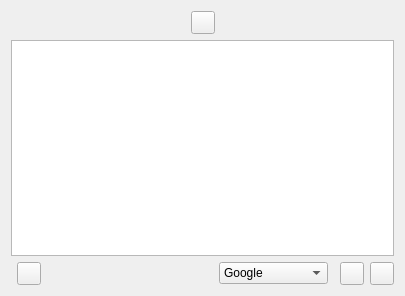
<?xml version="1.0" encoding="UTF-8"?>
<ui version="4.0">
 <class>PopupWindow</class>
 <widget class="QWidget" name="PopupWindow">
  <property name="geometry">
   <rect>
    <x>0</x>
    <y>0</y>
    <width>405</width>
    <height>296</height>
   </rect>
  </property>
  <property name="windowTitle">
   <string notr="true">Crow Translate</string>
  </property>
  <property name="windowIcon">
   <iconset>
    <normaloff>:/icons/app/black.png</normaloff>:/icons/app/black.png</iconset>
  </property>
  <layout class="QVBoxLayout" name="verticalLayout_2">
   <item>
    <layout class="QHBoxLayout" name="topLayout">
     <property name="spacing">
      <number>0</number>
     </property>
     <item>
      <widget class="LanguageButtonsWidget" name="sourceLanguagesWidget" native="true"/>
     </item>
     <item>
      <widget class="QToolButton" name="swapButton">
       <property name="toolTip">
        <string>Swap languages</string>
       </property>
       <property name="icon">
        <iconset theme="object-flip-horizontal">
         <normaloff>.</normaloff>.</iconset>
       </property>
      </widget>
     </item>
     <item>
      <widget class="LanguageButtonsWidget" name="translationLanguagesWidget" native="true">
       <property name="layoutDirection">
        <enum>Qt::RightToLeft</enum>
       </property>
      </widget>
     </item>
    </layout>
   </item>
   <item>
    <widget class="QTextEdit" name="translationEdit">
     <property name="readOnly">
      <bool>true</bool>
     </property>
    </widget>
   </item>
   <item>
    <layout class="QHBoxLayout" name="buttomLayout">
     <item>
      <widget class="SpeakButtons" name="sourceSpeakButtons" native="true"/>
     </item>
     <item>
      <widget class="QToolButton" name="copySourceButton">
       <property name="toolTip">
        <string>Copy source text to the clipboard</string>
       </property>
       <property name="icon">
        <iconset theme="edit-copy">
         <normaloff>.</normaloff>.</iconset>
       </property>
      </widget>
     </item>
     <item>
      <spacer name="buttomSpacer">
       <property name="orientation">
        <enum>Qt::Horizontal</enum>
       </property>
       <property name="sizeHint" stdset="0">
        <size>
         <width>0</width>
         <height>0</height>
        </size>
       </property>
      </spacer>
     </item>
     <item>
      <widget class="QComboBox" name="engineComboBox">
       <item>
        <property name="text">
         <string notr="true">Google</string>
        </property>
        <property name="icon">
         <iconset resource="../data/icons/engines/engines.qrc">
          <normaloff>:/icons/engines/google.svg</normaloff>:/icons/engines/google.svg</iconset>
        </property>
       </item>
       <item>
        <property name="text">
         <string notr="true">Yandex</string>
        </property>
        <property name="icon">
         <iconset resource="../data/icons/engines/engines.qrc">
          <normaloff>:/icons/engines/yandex.svg</normaloff>:/icons/engines/yandex.svg</iconset>
        </property>
       </item>
       <item>
        <property name="text">
         <string notr="true">Bing</string>
        </property>
        <property name="icon">
         <iconset resource="../data/icons/engines/engines.qrc">
          <normaloff>:/icons/engines/bing.svg</normaloff>:/icons/engines/bing.svg</iconset>
        </property>
       </item>
	   <item>
        <property name="text">
         <string notr="true">LibreTranslate</string>
        </property>
        <property name="icon">
         <iconset resource="../data/icons/engines/engines.qrc">
          <normaloff>:/icons/engines/libretranslate.svg</normaloff>:/icons/engines/libretranslate.svg</iconset>
        </property>
       </item>
	   <item>
        <property name="text">
         <string notr="true">Lingva</string>
        </property>
        <property name="icon">
         <iconset resource="../data/icons/engines/engines.qrc">
          <normaloff>:/icons/engines/lingva.svg</normaloff>:/icons/engines/lingva.svg</iconset>
        </property>
       </item>
	   <item>
        <property name="text">
         <string notr="true">Gemini</string>
        </property>
        <property name="icon">
         <iconset resource="../data/icons/engines/engines.qrc">
          <normaloff>:/icons/engines/gemini.svg</normaloff>:/icons/engines/gemini.svg</iconset>
        </property>
       </item>
      </widget>
     </item>
     <item>
      <widget class="SpeakButtons" name="translationSpeakButtons" native="true"/>
     </item>
     <item>
      <widget class="QToolButton" name="copyAllTranslationButton">
       <property name="toolTip">
        <string>Copy all translation data to the clipboard</string>
       </property>
       <property name="icon">
        <iconset theme="edit-select-all">
         <normaloff>.</normaloff>.</iconset>
       </property>
      </widget>
     </item>
     <item>
      <widget class="QToolButton" name="copyTranslationButton">
       <property name="toolTip">
        <string>Copy translation to the clipboard</string>
       </property>
       <property name="icon">
        <iconset theme="edit-copy">
         <normaloff>.</normaloff>.</iconset>
       </property>
      </widget>
     </item>
    </layout>
   </item>
  </layout>
 </widget>
 <customwidgets>
  <customwidget>
   <class>SpeakButtons</class>
   <extends>QWidget</extends>
   <header>speakbuttons.h</header>
   <container>1</container>
   <slots>
    <signal>playerMediaRequested()</signal>
    <slot>stopSpeaking()</slot>
   </slots>
  </customwidget>
  <customwidget>
   <class>LanguageButtonsWidget</class>
   <extends>QWidget</extends>
   <header>languagebuttonswidget.h</header>
   <container>1</container>
  </customwidget>
 </customwidgets>
 <resources>
  <include location="../data/icons/engines/engines.qrc"/>
 </resources>
 <connections/>
</ui>
